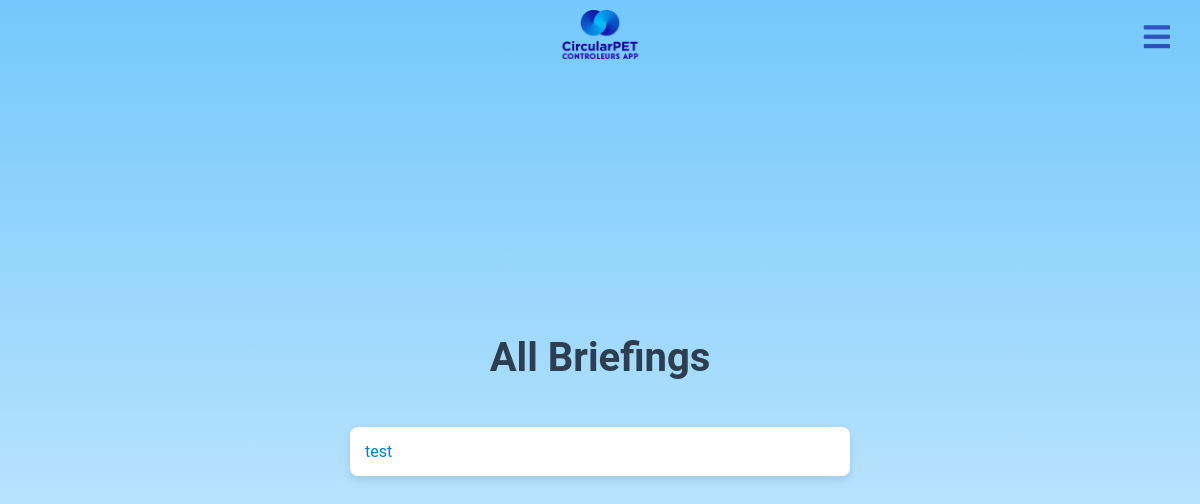
/briefings, run on an earlier commit of the app's database.
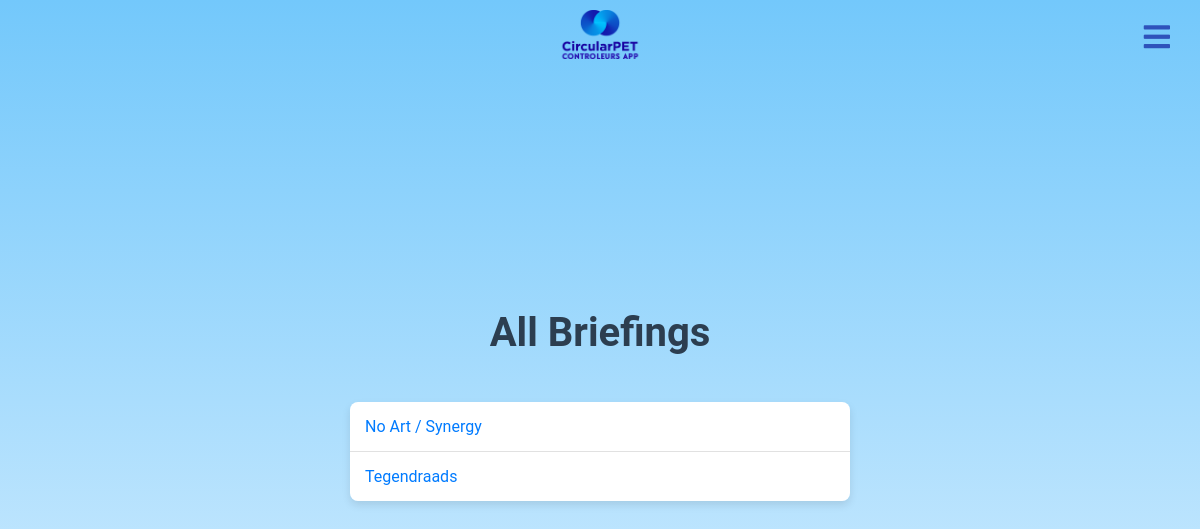
And on a later commit of the database.
### app.py (models this page shows, shortened)
class Location(db.Model):
    id = db.Column(db.Integer, primary_key=True)
    name = db.Column(db.String(100), nullable=True)
    date = db.Column(db.Date, nullable=True)
    address = db.Column(db.String(200), nullable=True)
    start_time = db.Column(db.Time, nullable=True)
    amount_of_days = db.Column(db.Integer, nullable=True)
    website_links = db.Column(db.String(200), nullable=True)
    zakken = db.Column(db.Integer, nullable=False, default=0)
    bekers = db.Column(db.Integer, nullable=False, default=0)
    url = db.Column(db.String(500), nullable=True)
    map_image = db.Column(db.String(255))
    max_people = db.Column(db.Integer, nullable=False, default=10)
    closed = db.Column(db.Boolean, default=False)  # Ensure this line is included
    pdf_path = db.Column(db.String(255), nullable=True)  # Add this line

### app.py (the view)
@app.route('/briefings')
def show_briefings():
    all_briefings = Location.query.all()  # This assumes locations are the same as briefings; adjust if necessary
    return render_template('briefings.html', briefings=all_briefings)

### templates/briefings.html (shortened to what this page needs)
<!DOCTYPE html>
<html lang="en">
  <head>
    <link
      rel="stylesheet"
      href="{{ url_for('static', filename='briefing.css') }}"
    />
    <link
      rel="stylesheet"
      href="https://cdnjs.cloudflare.com/ajax/libs/font-awesome/5.15.1/css/all.min.css"
    />
  </head>
  <body>
    <img
      src="{{ url_for('static', filename='logo.png') }}"
      alt="CircularPET Logo"
      class="logo2"
    />
    <div class="gear-icon-container">
      <i id="toggleSidebar" class="fa fa-bars"></i>
    </div>
    <h1 class="main-heading">All Briefings</h1>
    <ul class="briefing-list">
      {% for briefing in briefings %}
      <li class="briefing-item">
        <a
          href="{{ url_for('location_details', location_id=briefing.id) }}"
          class="briefing-link"
          >{{ briefing.name }}</a
        >
      </li>
      {% endfor %}
    </ul>
  </body>
</html>

What changed in the data, as far as the page shows it:
changed Location: name "test" → "No Art / Synergy"
added Location: name "Tegendraads"
